Frame 1 (no input): blank canvas, image omitted
Frame 60 (the mouse pressed at the canvas centre just before this capture): blank canvas, image omitted
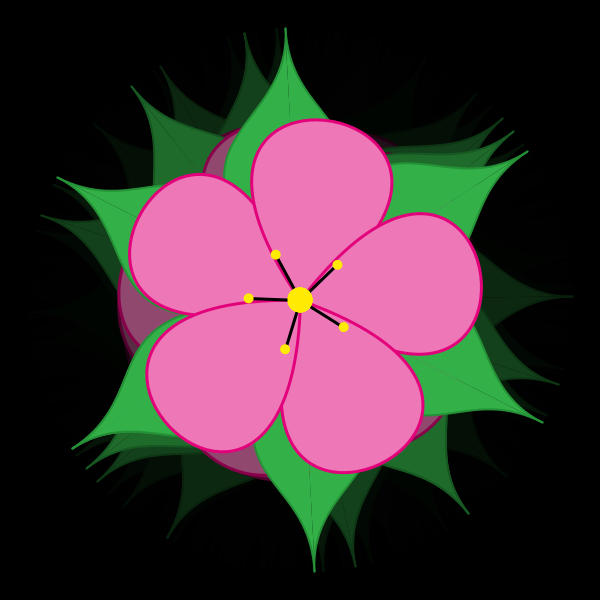
Frame 120 (the mouse held since frame 60 and released just before this capture)

The Processing sketch whose frames 1 and 60 were blank and that drew this single picture after the mouse press (run headless with seeded random() and noise(); from frame 60 on, the mouse is pressed at the canvas centre):

// Processing sketch: processing_171721
// ── processing_171721.pde

int l1 = 50; 
int l2 = 50; 
int w1 = 10; 
float deg1 = 72; 
float rad1 = radians(deg1); 
float deg2 = 75; 
float rad2 = radians(deg2); 
float deg3 = random(60,120); 
float rad3 = radians(deg3);

float flowerRotate = 0;

void setup(){ 
size(600,600); 
frameRate(10); 
background(0); 
}

void draw(){ 


if (mousePressed){ 
    fill(0, 100);
  rect(0,0,width,height);
translate(width/2,height/2); 
flowerRotate = flowerRotate+random(15,75); 
w1 = int(random(7,20)); 
l1 = int(random(10,20)); 
rotate(flowerRotate); //rotates the whole flower 
float leafR = random(3,7);
for (int i = 0; i < leafR; i = i+1) {
  float deg3 = 360 / int(leafR); 
  float rad3 = radians(deg3); 
  rotate(rad3); //scale(1.1); 
  leaf(); //scale(0.9); 
} 

for (int i = 0; i < 5; i = i+1) { 
rotate(rad1); 
petal(); 
} 

for (int i = 0; i < 5; i = i+1) { 
rotate(rad2); 
stigma(); } 
} // Close Mouse Pressed // clear Screen 

if(keyPressed){if(key == ' '){background(255);}} 

}

void stigma() { 
  stroke(0); 
  fill(237,245,164); 
  line(0, 0, l1, l2); 
  noStroke(); 
  fill(255,234,3); 
  ellipse(0,0,25,25); 
  ellipse(l1, l2, w1, w1); 
}

void petal(){ 
  stroke(226,1,123);
  strokeWeight(3);
  fill(237,119,183); 
  bezier(0,0,-7, 342, 345, 6, 0, 0); 
}

void leaf() { 
  stroke(36,145,54);
  strokeWeight(2);
  fill(51,176,72); 
  bezier(0,0,0, 223, 89, 135, 150, 227); 
  bezier(0,0,228, 61, 89, 135, 150, 227); 
}
